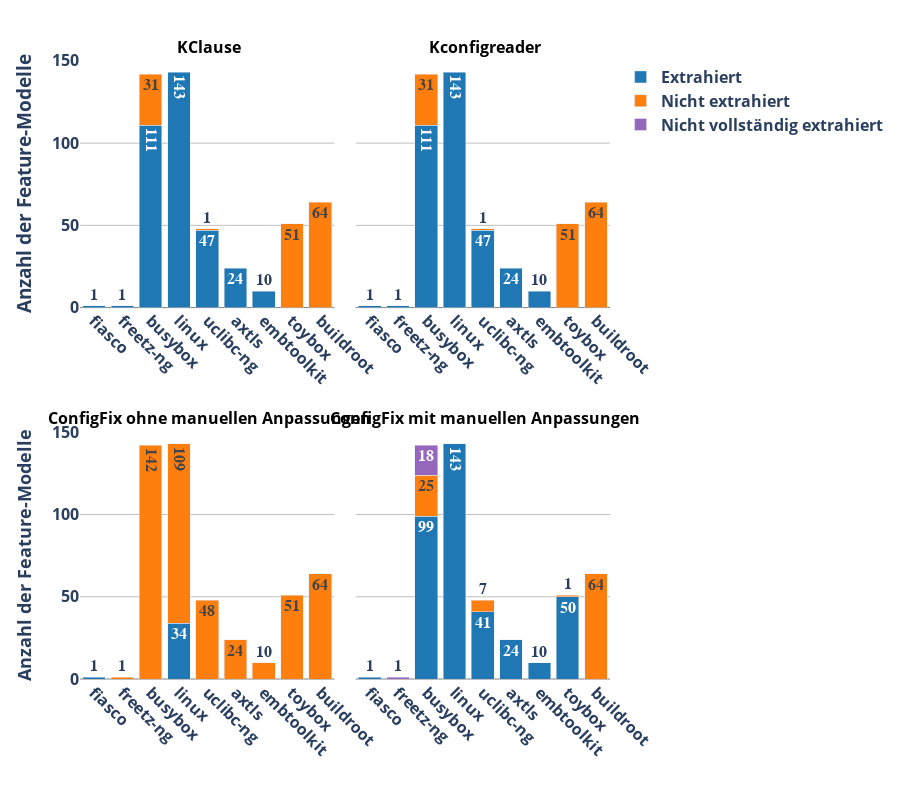

The notebook cell this image was saved under:
### Code cell
import pandas as pd
import plotly.express as px
import re

# Dateiimport mit Fehlerbehandlung
def import_csv(file_path):
    try:
        return pd.read_csv(file_path)
    except Exception as e:
        print(f"Fehler beim Laden der Datei {file_path}: {e}")
        return pd.DataFrame()

# Funktion zur Konvertierung von Versionsnummern

def parse_version(version):
    try:
        version_cleaned = re.sub(r'release-|v|_', '.', version)
        version_tuple = tuple(map(int, version_cleaned.split('.')))
        return version_tuple + (0,) * (3 - len(version_tuple))
    except:
        return (0, 0, 0)

# Funktion zur Klassifizierung des Fehlerstatus
def error_status(row):
    version_num = parse_version(row['revision'])

    busybox_condition = (
        row['system'].lower() == 'busybox' and
        row['Extractor'] == 'ConfigFix mit manuellen Anpassungen' and
        parse_version("1_5_1") <= version_num <= parse_version("1_9_2")
    )

    freetz_condition = (
        row['system'].lower() == 'freetz-ng' and
        row['Extractor'] == 'ConfigFix mit manuellen Anpassungen' and
        parse_version("5c5a4d1d87ab8c9c6f121a13a8fc4f44c79700af") <= version_num <= parse_version("5c5a4d1d87ab8c9c6f121a13a8fc4f44c79700af")
    )

    if busybox_condition or freetz_condition:
        return 'Nicht vollständig extrahiert'

    return 'Extrahiert' if pd.notna(row['model-file']) else 'Nicht extrahiert'

# Funktion zur Status-Bestimmung
def model_status(row):
    return 'Extrahierte Feature-Modelle' if pd.notna(row['model-file']) else 'Nicht extrahierte Feature-Modelle'

# Dateien einlesen und verarbeiten
def process_data(file_paths, extractor_names):
    dataframes = []
    for file, extractor in zip(file_paths, extractor_names):
        df = import_csv(file)[['system', 'revision', 'model-file']].copy()
        df['Extractor'] = extractor
        dataframes.append(df)
    
    df_combined = pd.concat(dataframes, ignore_index=True)
    df_combined['error_status'] = df_combined.apply(error_status, axis=1)
    df_combined['status'] = df_combined.apply(model_status, axis=1)

    return df_combined

# Datei- und Extractor-Pfade
file_paths = [
    '/home/rami/Downloads/kmax/kconfig/output.csv',
    '/home/rami/Downloads/Kconfigreader/kconfig/output.csv',
    '/home/rami/Downloads/configFixextractor/kconfig/output.csv',
    '/home/rami/Downloads/configFixextractor_with_preprossesing/kconfig/output.csv'
]

extractor_names = [
    'KClause', 'Kconfigreader',
    'ConfigFix ohne manuellen Anpassungen', 'ConfigFix mit manuellen Anpassungen'
]

df_combined = process_data(file_paths, extractor_names)

# Zusammenfassung für Diagramm
df_summary_combined = df_combined.groupby(['system', 'status', 'Extractor', 'error_status']) \
                                 .size().reset_index(name='count')

# Reihenfolge der Extraktoren anpassen
df_summary_combined['Extractor'] = pd.Categorical(df_summary_combined['Extractor'], 
    categories=['KClause', 'Kconfigreader', 'ConfigFix ohne manuellen Anpassungen', 'ConfigFix mit manuellen Anpassungen'], ordered=True)
df_summary_combined.sort_values('Extractor', inplace=True)

# Visualisierung
fig_combined = px.bar(
    df_summary_combined,
    x='system',
    y='count',
    color='error_status',
    facet_col='Extractor',
    facet_col_wrap=2,  # Zwei oben, zwei unten
    labels={'count': 'Anzahl der Feature-Modelle', 'system': '', 'status': 'Extraktionsstatus'},
    text='count',
    color_discrete_map={
        'Extrahiert': '#1F77B4',
        'Nicht vollständig extrahiert': '#9467BD',
        'Nicht extrahiert': '#FF7F0E'
    },
    facet_col_spacing=0.04,
    facet_row_spacing=0.2,
    height=800  # Anpassung der Diagrammhöhe
)

# Layout anpassen
fig_combined.update_layout(
    font=dict(size=16, weight='bold'),
    legend_title='',
    barmode='stack',
    plot_bgcolor='white',
    paper_bgcolor='white',
    yaxis=dict(
        title='Anzahl der Feature-Modelle',
        showticklabels=True,
        title_font=dict(size=18, weight='bold'),
    ),
    xaxis=dict(
        title='',
        showticklabels=True
    ),
    title_x=0.5,
    title={'text': '', 'x': 0.5, 'xanchor': 'center'}
)

fig_combined.update_traces(textfont=dict(size=16, family='Arial', weight='bold'), texttemplate='<b>%{text}</b>')

# Einheitliche X-Achse-Beschriftungen (inkl. obere Diagramme explizit aktivieren)
fig_combined.for_each_xaxis(lambda xaxis: xaxis.update(tickangle=45, showticklabels=True))
fig_combined.update_yaxes(
    showgrid=True,
    gridcolor='gray',
    gridwidth=0.5,
    zeroline=True,
    zerolinecolor='gray',
    zerolinewidth=1,
    rangemode='tozero',
    mirror=True
)

# Facetten Titel anpassen
fig_combined.for_each_annotation(lambda a: a.update(text=f" {a.text.split('=')[-1]}", font_size=16, font_color="black", font_weight='bold'))

# Diagramm anzeigen
fig_combined.show()

### Figure 1 — Plotly figure (JSON) as saved in the notebook; plotly's stock layout.template omitted (floating-point values rounded to 4 significant figures)
{"data": [{"alignmentgroup": "True", "hovertemplate": "error_status=Extrahiert<br>Extractor=KClause<br>=%{x}<br>Anzahl der Feature-Modelle=%{text}<extra></extra>", "legendgroup": "Extrahiert", "marker": {"color": "#1F77B4", "pattern": {"shape": ""}}, "name": "Extrahiert", "offsetgroup": "Extrahiert", "orientation": "v", "showlegend": true, "text": [1, 1, 111, 143, 47, 24, 10], "textfont": {"family": "Arial", "size": 16, "weight": "bold"}, "textposition": "auto", "texttemplate": "<b>%{text}</b>", "type": "bar", "x": ["fiasco", "freetz-ng", "busybox", "linux", "uclibc-ng", "axtls", "embtoolkit"], "xaxis": "x3", "y": [1, 1, 111, 143, 47, 24, 10], "yaxis": "y3"}, {"alignmentgroup": "True", "hovertemplate": "error_status=Extrahiert<br>Extractor=Kconfigreader<br>=%{x}<br>Anzahl der Feature-Modelle=%{text}<extra></extra>", "legendgroup": "Extrahiert", "marker": {"color": "#1F77B4", "pattern": {"shape": ""}}, "name": "Extrahiert", "offsetgroup": "Extrahiert", "orientation": "v", "showlegend": false, "text": [143, 10, 1, 1, 47, 24, 111], "textfont": {"family": "Arial", "size": 16, "weight": "bold"}, "textposition": "auto", "texttemplate": "<b>%{text}</b>", "type": "bar", "x": ["linux", "embtoolkit", "freetz-ng", "fiasco", "uclibc-ng", "axtls", "busybox"], "xaxis": "x4", "y": [143, 10, 1, 1, 47, 24, 111], "yaxis": "y4"}, {"alignmentgroup": "True", "hovertemplate": "error_status=Extrahiert<br>Extractor=ConfigFix ohne manuellen Anpassungen<br>=%{x}<br>Anzahl der Feature-Modelle=%{text}<extra></extra>", "legendgroup": "Extrahiert", "marker": {"color": "#1F77B4", "pattern": {"shape": ""}}, "name": "Extrahiert", "offsetgroup": "Extrahiert", "orientation": "v", "showlegend": false, "text": [34, 1], "textfont": {"family": "Arial", "size": 16, "weight": "bold"}, "textposition": "auto", "texttemplate": "<b>%{text}</b>", "type": "bar", "x": ["linux", "fiasco"], "xaxis": "x", "y": [34, 1], "yaxis": "y"}, {"alignmentgroup": "True", "hovertemplate": "error_status=Extrahiert<br>Extractor=ConfigFix mit manuellen Anpassungen<br>=%{x}<br>Anzahl der Feature-Modelle=%{text}<extra></extra>", "legendgroup": "Extrahiert", "marker": {"color": "#1F77B4", "pattern": {"shape": ""}}, "name": "Extrahiert", "offsetgroup": "Extrahiert", "orientation": "v", "showlegend": false, "text": [41, 50, 10, 99, 143, 1, 24], "textfont": {"family": "Arial", "size": 16, "weight": "bold"}, "textposition": "auto", "texttemplate": "<b>%{text}</b>", "type": "bar", "x": ["uclibc-ng", "toybox", "embtoolkit", "busybox", "linux", "fiasco", "axtls"], "xaxis": "x2", "y": [41, 50, 10, 99, 143, 1, 24], "yaxis": "y2"}, {"alignmentgroup": "True", "hovertemplate": "error_status=Nicht extrahiert<br>Extractor=KClause<br>=%{x}<br>Anzahl der Feature-Modelle=%{text}<extra></extra>", "legendgroup": "Nicht extrahiert", "marker": {"color": "#FF7F0E", "pattern": {"shape": ""}}, "name": "Nicht extrahiert", "offsetgroup": "Nicht extrahiert", "orientation": "v", "showlegend": true, "text": [31, 1, 64, 51], "textfont": {"family": "Arial", "size": 16, "weight": "bold"}, "textposition": "auto", "texttemplate": "<b>%{text}</b>", "type": "bar", "x": ["busybox", "uclibc-ng", "buildroot", "toybox"], "xaxis": "x3", "y": [31, 1, 64, 51], "yaxis": "y3"}, {"alignmentgroup": "True", "hovertemplate": "error_status=Nicht extrahiert<br>Extractor=Kconfigreader<br>=%{x}<br>Anzahl der Feature-Modelle=%{text}<extra></extra>", "legendgroup": "Nicht extrahiert", "marker": {"color": "#FF7F0E", "pattern": {"shape": ""}}, "name": "Nicht extrahiert", "offsetgroup": "Nicht extrahiert", "orientation": "v", "showlegend": false, "text": [51, 1, 31, 64], "textfont": {"family": "Arial", "size": 16, "weight": "bold"}, "textposition": "auto", "texttemplate": "<b>%{text}</b>", "type": "bar", "x": ["toybox", "uclibc-ng", "busybox", "buildroot"], "xaxis": "x4", "y": [51, 1, 31, 64], "yaxis": "y4"}, {"alignmentgroup": "True", "hovertemplate": "error_status=Nicht extrahiert<br>Extractor=ConfigFix ohne manuellen Anpassungen<br>=%{x}<br>Anzahl der Feature-Modelle=%{text}<extra></extra>", "legendgroup": "Nicht extrahiert", "marker": {"color": "#FF7F0E", "pattern": {"shape": ""}}, "name": "Nicht extrahiert", "offsetgroup": "Nicht extrahiert", "orientation": "v", "showlegend": false, "text": [142, 48, 10, 24, 1, 64, 109, 51], "textfont": {"family": "Arial", "size": 16, "weight": "bold"}, "textposition": "auto", "texttemplate": "<b>%{text}</b>", "type": "bar", "x": ["busybox", "uclibc-ng", "embtoolkit", "axtls", "freetz-ng", "buildroot", "linux", "toybox"], "xaxis": "x", "y": [142, 48, 10, 24, 1, 64, 109, 51], "yaxis": "y"}, {"alignmentgroup": "True", "hovertemplate": "error_status=Nicht extrahiert<br>Extractor=ConfigFix mit manuellen Anpassungen<br>=%{x}<br>Anzahl der Feature-Modelle=%{text}<extra></extra>", "legendgroup": "Nicht extrahiert", "marker": {"color": "#FF7F0E", "pattern": {"shape": ""}}, "name": "Nicht extrahiert", "offsetgroup": "Nicht extrahiert", "orientation": "v", "showlegend": false, "text": [7, 64, 25, 1], "textfont": {"family": "Arial", "size": 16, "weight": "bold"}, "textposition": "auto", "texttemplate": "<b>%{text}</b>", "type": "bar", "x": ["uclibc-ng", "buildroot", "busybox", "toybox"], "xaxis": "x2", "y": [7, 64, 25, 1], "yaxis": "y2"}, {"alignmentgroup": "True", "hovertemplate": "error_status=Nicht vollständig extrahiert<br>Extractor=ConfigFix mit manuellen Anpassungen<br>=%{x}<br>Anzahl der Feature-Modelle=%{text}<extra></extra>", "legendgroup": "Nicht vollständig extrahiert", "marker": {"color": "#9467BD", "pattern": {"shape": ""}}, "name": "Nicht vollständig extrahiert", "offsetgroup": "Nicht vollständig extrahiert", "orientation": "v", "showlegend": true, "text": [18, 1], "textfont": {"family": "Arial", "size": 16, "weight": "bold"}, "textposition": "auto", "texttemplate": "<b>%{text}</b>", "type": "bar", "x": ["busybox", "freetz-ng"], "xaxis": "x2", "y": [18, 1], "yaxis": "y2"}], "layout": {"annotations": [{"font": {"color": "black", "size": 16, "weight": "bold"}, "showarrow": false, "text": " ConfigFix ohne manuellen Anpassungen", "x": 0.24, "xanchor": "center", "xref": "paper", "y": 0.4, "yanchor": "bottom", "yref": "paper"}, {"font": {"color": "black", "size": 16, "weight": "bold"}, "showarrow": false, "text": " ConfigFix mit manuellen Anpassungen", "x": 0.76, "xanchor": "center", "xref": "paper", "y": 0.4, "yanchor": "bottom", "yref": "paper"}, {"font": {"color": "black", "size": 16, "weight": "bold"}, "showarrow": false, "text": " KClause", "x": 0.24, "xanchor": "center", "xref": "paper", "y": 1, "yanchor": "bottom", "yref": "paper"}, {"font": {"color": "black", "size": 16, "weight": "bold"}, "showarrow": false, "text": " Kconfigreader", "x": 0.76, "xanchor": "center", "xref": "paper", "y": 1, "yanchor": "bottom", "yref": "paper"}], "barmode": "stack", "font": {"size": 16, "weight": "bold"}, "height": 800, "legend": {"title": {"text": ""}, "tracegroupgap": 0}, "margin": {"t": 60}, "paper_bgcolor": "white", "plot_bgcolor": "white", "title": {"text": "", "x": 0.5, "xanchor": "center"}, "xaxis": {"anchor": "y", "domain": [0, 0.48], "showticklabels": true, "tickangle": 45, "title": {"text": ""}}, "xaxis2": {"anchor": "y2", "domain": [0.52, 1], "matches": "x", "showticklabels": true, "tickangle": 45, "title": {"text": ""}}, "xaxis3": {"anchor": "y3", "domain": [0, 0.48], "matches": "x", "showticklabels": true, "tickangle": 45}, "xaxis4": {"anchor": "y4", "domain": [0.52, 1], "matches": "x", "showticklabels": true, "tickangle": 45}, "yaxis": {"anchor": "x", "domain": [0, 0.4], "gridcolor": "gray", "gridwidth": 0.5, "mirror": true, "rangemode": "tozero", "showgrid": true, "showticklabels": true, "title": {"font": {"size": 18, "weight": "bold"}, "text": "Anzahl der Feature-Modelle"}, "zeroline": true, "zerolinecolor": "gray", "zerolinewidth": 1}, "yaxis2": {"anchor": "x2", "domain": [0, 0.4], "gridcolor": "gray", "gridwidth": 0.5, "matches": "y", "mirror": true, "rangemode": "tozero", "showgrid": true, "showticklabels": false, "zeroline": true, "zerolinecolor": "gray", "zerolinewidth": 1}, "yaxis3": {"anchor": "x3", "domain": [0.6, 1], "gridcolor": "gray", "gridwidth": 0.5, "matches": "y", "mirror": true, "rangemode": "tozero", "showgrid": true, "title": {"text": "Anzahl der Feature-Modelle"}, "zeroline": true, "zerolinecolor": "gray", "zerolinewidth": 1}, "yaxis4": {"anchor": "x4", "domain": [0.6, 1], "gridcolor": "gray", "gridwidth": 0.5, "matches": "y", "mirror": true, "rangemode": "tozero", "showgrid": true, "showticklabels": false, "zeroline": true, "zerolinecolor": "gray", "zerolinewidth": 1}}}
